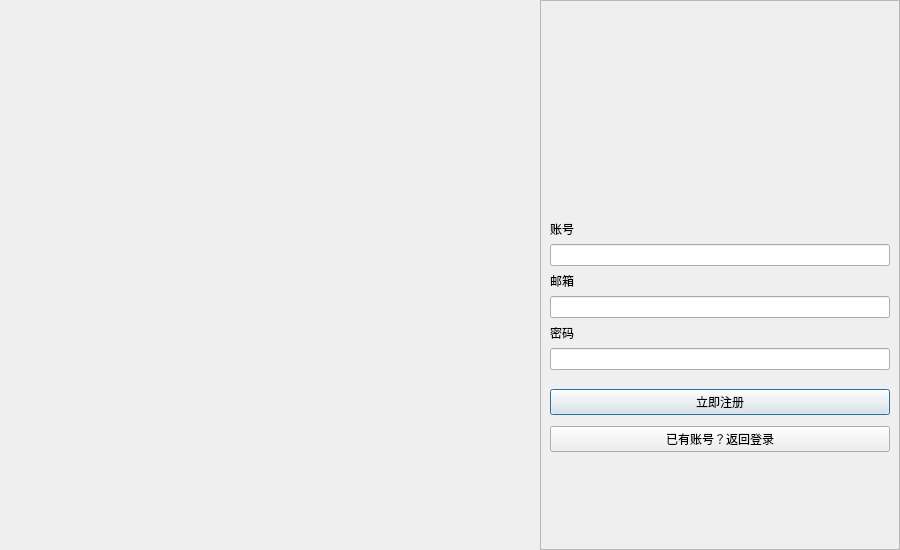
<?xml version="1.0" encoding="UTF-8"?>
<ui version="4.0">
 <class>RegisterDialog</class>
 <widget class="QDialog" name="RegisterDialog">
  <property name="geometry">
   <rect>
    <x>0</x>
    <y>0</y>
    <width>900</width>
    <height>550</height>
   </rect>
  </property>
  <property name="minimumSize">
   <size>
    <width>750</width>
    <height>530</height>
   </size>
  </property>
  <property name="maximumSize">
   <size>
    <width>16777215</width>
    <height>16777215</height>
   </size>
  </property>
  <property name="windowTitle">
   <string>注册 - 西瓜聊天</string>
  </property>
  <property name="windowIcon">
   <iconset resource="res/res.qrc">
    <normaloff>:/icon/icon.png</normaloff>:/icon/icon.png</iconset>
  </property>
  <layout class="QHBoxLayout" name="horizontalLayout_2">
   <property name="spacing">
    <number>0</number>
   </property>
   <property name="leftMargin">
    <number>0</number>
   </property>
   <property name="topMargin">
    <number>0</number>
   </property>
   <property name="rightMargin">
    <number>0</number>
   </property>
   <property name="bottomMargin">
    <number>0</number>
   </property>
   <item>
    <widget class="QLabel" name="label">
     <property name="sizePolicy">
      <sizepolicy hsizetype="Expanding" vsizetype="Expanding">
       <horstretch>0</horstretch>
       <verstretch>0</verstretch>
      </sizepolicy>
     </property>
     <property name="text">
      <string notr="true"/>
     </property>
     <property name="pixmap">
      <pixmap resource="res/res.qrc">:/images/leftimg.png</pixmap>
     </property>
     <property name="scaledContents">
      <bool>false</bool>
     </property>
    </widget>
   </item>
   <item>
    <widget class="QFrame" name="frame">
     <property name="minimumSize">
      <size>
       <width>360</width>
       <height>0</height>
      </size>
     </property>
     <property name="maximumSize">
      <size>
       <width>360</width>
       <height>16777215</height>
      </size>
     </property>
     <property name="frameShape">
      <enum>QFrame::StyledPanel</enum>
     </property>
     <property name="frameShadow">
      <enum>QFrame::Raised</enum>
     </property>
     <layout class="QVBoxLayout" name="verticalLayout">
      <item>
       <spacer name="verticalSpacer">
        <property name="orientation">
         <enum>Qt::Vertical</enum>
        </property>
        <property name="sizeHint" stdset="0">
         <size>
          <width>20</width>
          <height>65</height>
         </size>
        </property>
       </spacer>
      </item>
      <item>
       <layout class="QHBoxLayout" name="horizontalLayout">
        <item>
         <widget class="QLabel" name="icon">
          <property name="sizePolicy">
           <sizepolicy hsizetype="Preferred" vsizetype="Expanding">
            <horstretch>0</horstretch>
            <verstretch>0</verstretch>
           </sizepolicy>
          </property>
          <property name="minimumSize">
           <size>
            <width>100</width>
            <height>100</height>
           </size>
          </property>
          <property name="maximumSize">
           <size>
            <width>100</width>
            <height>100</height>
           </size>
          </property>
          <property name="font">
           <font>
            <pointsize>60</pointsize>
           </font>
          </property>
          <property name="text">
           <string notr="true"/>
          </property>
          <property name="pixmap">
           <pixmap resource="res/res.qrc">:/icon/icon.png</pixmap>
          </property>
          <property name="scaledContents">
           <bool>true</bool>
          </property>
          <property name="alignment">
           <set>Qt::AlignLeading|Qt::AlignLeft|Qt::AlignVCenter</set>
          </property>
         </widget>
        </item>
       </layout>
      </item>
      <item>
       <spacer name="verticalSpacer_2">
        <property name="orientation">
         <enum>Qt::Vertical</enum>
        </property>
        <property name="sizeType">
         <enum>QSizePolicy::Fixed</enum>
        </property>
        <property name="sizeHint" stdset="0">
         <size>
          <width>20</width>
          <height>15</height>
         </size>
        </property>
       </spacer>
      </item>
      <item>
       <widget class="BodyLabel" name="BodyLabel">
        <property name="text">
         <string>账号</string>
        </property>
       </widget>
      </item>
      <item>
       <widget class="LineEdit" name="account"/>
      </item>
      <item>
       <widget class="BodyLabel" name="BodyLabel_3">
        <property name="text">
         <string>邮箱</string>
        </property>
       </widget>
      </item>
      <item>
       <widget class="LineEdit" name="account_2"/>
      </item>
      <item>
       <widget class="BodyLabel" name="BodyLabel_2">
        <property name="text">
         <string>密码</string>
        </property>
       </widget>
      </item>
      <item>
       <widget class="PasswordLineEdit" name="password"/>
      </item>
      <item>
       <spacer name="verticalSpacer_4">
        <property name="orientation">
         <enum>Qt::Vertical</enum>
        </property>
        <property name="sizeType">
         <enum>QSizePolicy::Fixed</enum>
        </property>
        <property name="sizeHint" stdset="0">
         <size>
          <width>20</width>
          <height>13</height>
         </size>
        </property>
       </spacer>
      </item>
      <item>
       <widget class="PrimaryPushButton" name="register_btn">
        <property name="text">
         <string>立即注册</string>
        </property>
       </widget>
      </item>
      <item>
       <spacer name="verticalSpacer_5">
        <property name="orientation">
         <enum>Qt::Vertical</enum>
        </property>
        <property name="sizeType">
         <enum>QSizePolicy::Fixed</enum>
        </property>
        <property name="sizeHint" stdset="0">
         <size>
          <width>20</width>
          <height>5</height>
         </size>
        </property>
       </spacer>
      </item>
      <item>
       <widget class="HyperlinkButton" name="login_btn">
        <property name="text">
         <string>已有账号？返回登录</string>
        </property>
       </widget>
      </item>
      <item>
       <spacer name="verticalSpacer_3">
        <property name="orientation">
         <enum>Qt::Vertical</enum>
        </property>
        <property name="sizeHint" stdset="0">
         <size>
          <width>20</width>
          <height>64</height>
         </size>
        </property>
       </spacer>
      </item>
     </layout>
    </widget>
   </item>
  </layout>
 </widget>
 <customwidgets>
  <customwidget>
   <class>HyperlinkButton</class>
   <extends>PushButton</extends>
   <header>qfluentwidgets</header>
  </customwidget>
  <customwidget>
   <class>PushButton</class>
   <extends>QPushButton</extends>
   <header>qfluentwidgets</header>
  </customwidget>
  <customwidget>
   <class>PrimaryPushButton</class>
   <extends>PushButton</extends>
   <header>qfluentwidgets</header>
  </customwidget>
  <customwidget>
   <class>BodyLabel</class>
   <extends>QLabel</extends>
   <header>qfluentwidgets</header>
  </customwidget>
  <customwidget>
   <class>LineEdit</class>
   <extends>QLineEdit</extends>
   <header>qfluentwidgets</header>
  </customwidget>
  <customwidget>
   <class>PasswordLineEdit</class>
   <extends>LineEdit</extends>
   <header>qfluentwidgets</header>
  </customwidget>
 </customwidgets>
 <resources>
  <include location="res/res.qrc"/>
 </resources>
 <connections/>
</ui>
